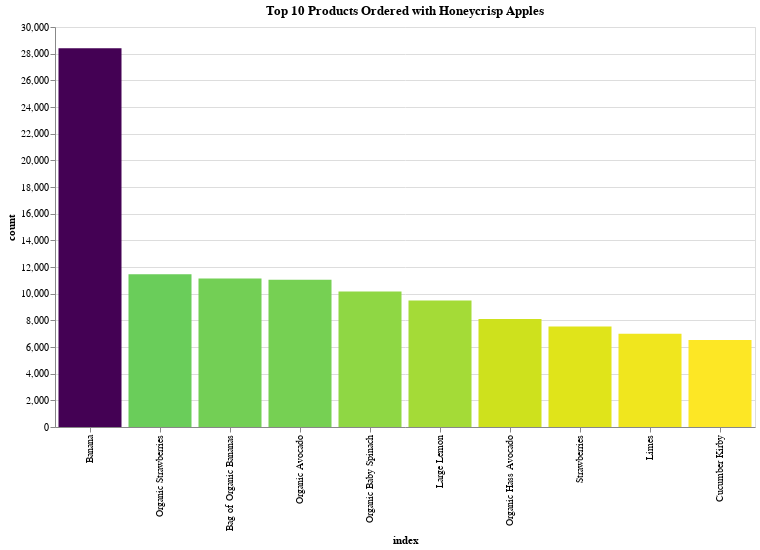

Notebook cell for this chart:
### Code cell
chart_title = "Top 10 Products Ordered with Honeycrisp Apples"
x_label = "index:O"
y_label = 'count:Q'
pct_of_orders = 'pct_orders:Q'
product_num = 'product_num:O'
sort_list = honeycrisp_df['index'].tolist()


alt.Chart(honeycrisp_df).mark_bar().encode(
    alt.X(x_label, bin=False, sort=sort_list),
    alt.Y(y_label),
    color = alt.Color(y_label, legend=None, sort="descending", scale=alt.Scale(scheme='viridis')),
    tooltip=[alt.Tooltip(x_label, title="Item"), alt.Tooltip(y_label), alt.Tooltip(pct_of_orders), alt.Tooltip(product_num)]
    ).properties(title=chart_title, width=700, height=400)

### Figure 1 — Vega-Lite specification as saved in the notebook (floating-point values rounded to 4 significant figures)
{"$schema": "https://vega.github.io/schema/vega-lite/v2.6.0.json", "config": {"background": "white", "view": {"height": 300, "width": 400}}, "data": {"name": "data-a9baa478648e0985cf7d473037226368"}, "datasets": {"data-a9baa478648e0985cf7d473037226368": [{"count": 28408, "index": "Banana", "pct_orders": 35.61, "product_num": 24852}, {"count": 11465, "index": "Organic Strawberries", "pct_orders": 14.37, "product_num": 21137}, {"count": 11137, "index": "Bag of Organic Bananas", "pct_orders": 13.96, "product_num": 13176}, {"count": 11046, "index": "Organic Avocado", "pct_orders": 13.85, "product_num": 47766}, {"count": 10170, "index": "Organic Baby Spinach", "pct_orders": 12.75, "product_num": 21903}, {"count": 9485, "index": "Large Lemon", "pct_orders": 11.89, "product_num": 47626}, {"count": 8100, "index": "Organic Hass Avocado", "pct_orders": 10.15, "product_num": 47209}, {"count": 7536, "index": "Strawberries", "pct_orders": 9.45, "product_num": 16797}, {"count": 6993, "index": "Limes", "pct_orders": 8.77, "product_num": 26209}, {"count": 6518, "index": "Cucumber Kirby", "pct_orders": 8.17, "product_num": 49683}]}, "encoding": {"color": {"field": "count", "legend": null, "scale": {"scheme": "viridis"}, "sort": "descending", "type": "quantitative"}, "tooltip": [{"field": "index", "title": "Item", "type": "ordinal"}, {"field": "count", "type": "quantitative"}, {"field": "pct_orders", "type": "quantitative"}, {"field": "product_num", "type": "ordinal"}], "x": {"bin": false, "field": "index", "sort": ["Banana", "Organic Strawberries", "Bag of Organic Bananas", "Organic Avocado", "Organic Baby Spinach", "Large Lemon", "Organic Hass Avocado", "Strawberries", "Limes", "Cucumber Kirby"], "type": "ordinal"}, "y": {"field": "count", "type": "quantitative"}}, "height": 400, "mark": "bar", "title": "Top 10 Products Ordered with Honeycrisp Apples", "width": 700}
